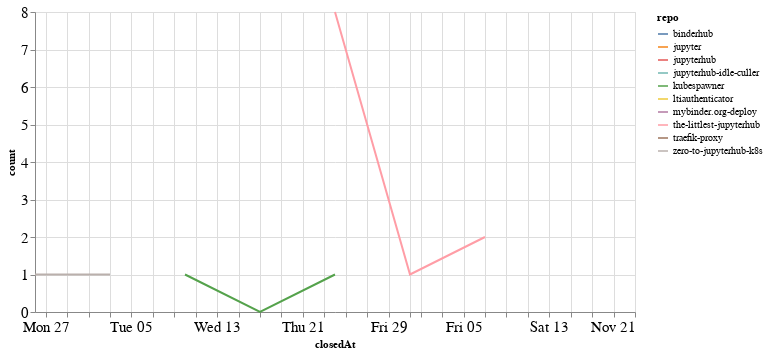

Notebook code for this chart:
### Code cell
closed_by_time = closed_by.groupby('repo').resample('W', on='closedAt').count()['author'].reset_index()
closed_by_time = closed_by_time.rename(columns={'author': 'count'})

alt.Chart(closed_by_time, width=600).mark_line().encode(
    x='closedAt',
    y='count',
    color='repo',
    tooltip="repo"
)

### Figure 1 — Vega-Lite specification as saved in the notebook (floating-point values rounded to 4 significant figures)
{"config": {"axisLeft": {"labelFontSize": 15}, "axisBottom": {"labelFontSize": 15}}, "data": {"name": "data-292059630d11424ce3381d9de546fd7d"}, "mark": "line", "encoding": {"color": {"type": "nominal", "field": "repo"}, "tooltip": {"type": "nominal", "field": "repo"}, "x": {"type": "temporal", "field": "closedAt"}, "y": {"type": "quantitative", "field": "count"}}, "width": 600, "$schema": "https://vega.github.io/schema/vega-lite/v4.8.1.json", "datasets": {"data-292059630d11424ce3381d9de546fd7d": [{"repo": "binderhub", "closedAt": "2021-11-21T00:00:00", "count": 1}, {"repo": "jupyter", "closedAt": "2021-11-14T00:00:00", "count": 5}, {"repo": "jupyterhub", "closedAt": "2021-11-21T00:00:00", "count": 1}, {"repo": "jupyterhub-idle-culler", "closedAt": "2021-09-26T00:00:00", "count": 1}, {"repo": "kubespawner", "closedAt": "2021-10-10T00:00:00", "count": 1}, {"repo": "kubespawner", "closedAt": "2021-10-17T00:00:00", "count": 0}, {"repo": "kubespawner", "closedAt": "2021-10-24T00:00:00", "count": 1}, {"repo": "ltiauthenticator", "closedAt": "2021-11-21T00:00:00", "count": 1}, {"repo": "mybinder.org-deploy", "closedAt": "2021-10-24T00:00:00", "count": 1}, {"repo": "the-littlest-jupyterhub", "closedAt": "2021-10-24T00:00:00", "count": 8}, {"repo": "the-littlest-jupyterhub", "closedAt": "2021-10-31T00:00:00", "count": 1}, {"repo": "the-littlest-jupyterhub", "closedAt": "2021-11-07T00:00:00", "count": 2}, {"repo": "traefik-proxy", "closedAt": "2021-10-24T00:00:00", "count": 3}, {"repo": "zero-to-jupyterhub-k8s", "closedAt": "2021-09-26T00:00:00", "count": 1}, {"repo": "zero-to-jupyterhub-k8s", "closedAt": "2021-10-03T00:00:00", "count": 1}]}}
